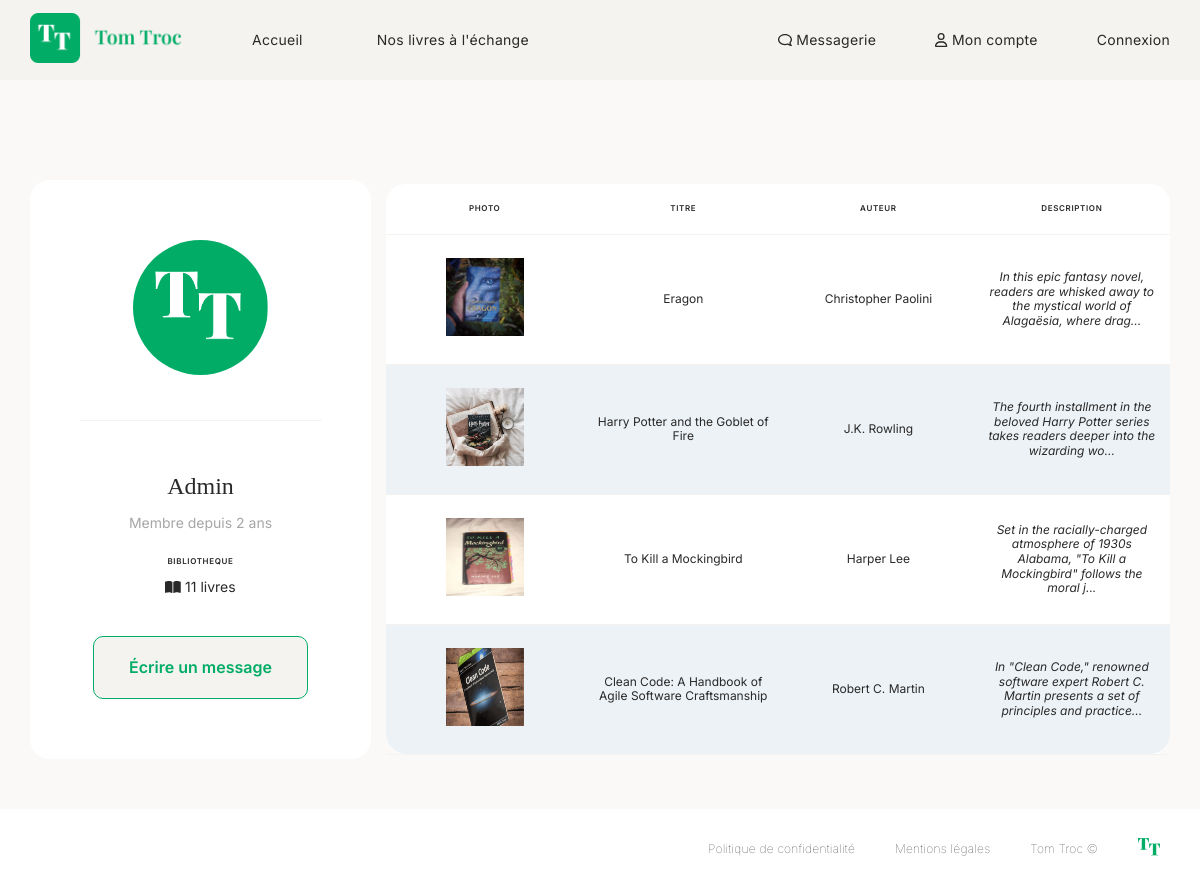
The app's page /?action=account&id=1 with its own data.
### tables this page shows
CREATE TABLE `user` (
  `id` int(64) NOT NULL,
  `username` varchar(64) NOT NULL,
  `password` varchar(256) NOT NULL,
  `role` varchar(32) NOT NULL,
  `picture` varchar(128) DEFAULT NULL,
  `email` varchar(256) DEFAULT NULL,
  `signUpDate` datetime DEFAULT NULL
);

CREATE TABLE `book` (
  `id` int(64) NOT NULL,
  `title` varchar(64) NOT NULL,
  `author` varchar(64) NOT NULL,
  `description` varchar(1024) NOT NULL,
  `owner_id` int(64) NOT NULL,
  `availability` varchar(64) NOT NULL DEFAULT 'disponible',
  `picture` varchar(128) NOT NULL
);

### views/View.php (called while the page is built, shortened)
<?php
class View
{
    public function render(string $viewName, array $params = []): void
    {
        $viewPath = $this->buildViewPath($viewName);
        $content = $this->_renderViewFromTemplate($viewPath, $params);
        require MAIN_VIEW_PATH;
    }
    private function _renderViewFromTemplate(string $viewPath, array $params = []): string
    {
        if (file_exists($viewPath)) {
            extract($params);
            require $viewPath;
            return ob_get_clean();
        } else {
            throw new Exception("La vue '$viewPath' est introuvable.");
        }
    }
    private function buildViewPath(string $viewName): string
    {
        return TEMPLATE_VIEW_PATH . $viewName . '.php';
    }
}

### controllers/UserController.php (called while the page is built, shortened)
<?php
require_once 'models/BookManager.php';
require_once 'models/User.php';
class UserController
{
    private UserManager $userManager;
    private BookManager $bookManager;
    public function __construct(){
        $this->userManager = new UserManager();
        $this->bookManager = new BookManager();
    }
    public function showAccount(): void
    {
        $user = $this->userManager->getUserById($_GET['id']);
        $books = $this->bookManager->getAvailableBooksByOwnerId($_GET['id']);
        $view = new View("Account");
        $view->render('account', ['user' => $user, 'books' => $books]);
    }
}

### index.php (called while the page is built, shortened)
<?php
$action = Utils::request('action', 'home');
try {
    switch ($action) {
        case 'account':
            $userController = new UserController();
            $userController->showAccount();
            break;
    }
} catch (Exception $e) {
    $errorView = new View('Erreur');
    $errorView->render('errorPage', ['errorMessage' => $e->getMessage()]);
}

### models/DBManager.php (called while the page is built, shortened)
<?php
class DBManager
{
    private static $instance;
    private PDO $db;
    private function __construct()
    {
        $this->db = new PDO('mysql:host=' . DB_HOST . ';dbname=' . DB_NAME . ';charset=utf8', DB_USER, DB_PASS);
        $this->db->setAttribute(PDO::ATTR_ERRMODE, PDO::ERRMODE_EXCEPTION);
        $this->db->setAttribute(PDO::ATTR_DEFAULT_FETCH_MODE, PDO::FETCH_ASSOC);
    }
    public static function getInstance(): DBManager
    {
        if (!self::$instance) {
            self::$instance = new DBManager();
        }
        return self::$instance;
    }
    public function query(string $sql, ?array $params = null): PDOStatement
    {
        if (null == $params) {
            $query = $this->db->query($sql);
        } else {
            $query = $this->db->prepare($sql);
            $query->execute($params);
        }
        return $query;
    }
}

### models/AbstractEntityManager.php (called while the page is built, shortened)
<?php
abstract class AbstractEntityManager
{
    public function __construct()
    {
        $this->db = DBManager::getInstance();
    }
}

### models/UserManager.php (called while the page is built, shortened)
<?php
class UserManager extends AbstractEntityManager
{
    public function getUserById(int $id): ?User
    {
        $sql = <<<SQL
        SELECT *
        FROM user
        WHERE id = :id
        SQL;
        $result = $this->db->query($sql, ['id' => $id]);
        $user = $result->fetch();
        if ($user) {
            return new User($user);
        }
        return null;
    }
}

### models/AbstractEntity.php (called while the page is built, shortened)
<?php
abstract class AbstractEntity
{
    protected int $id = -1;
    protected function hydrate(array $data): void
    {
        foreach ($data as $key => $value) {
            $method = 'set' . str_replace('_', '', ucwords($key, '_'));
        }
    }
    public function setId(int $id): void
    {
        $this->id = $id;
    }
    public function getId(): int
    {
        return $this->id;
    }
}

### models/User.php (called while the page is built, shortened)
<?php
class User extends AbstractEntity
{
    private string $username;
    private string $picture;
    private datetime $signUpDate;
    public function setUsername(string $username): void
    {
        $this->username = $username;
    }
    public function getUsername(): string
    {
        return $this->username;
    }
    public function getPicture(): string
    {
        return $this->picture;
    }
    public function setPicture(string $picture): void
    {
        $this->picture = $picture;
    }
    public function getSignUpDate(): DateTime
    {
        return $this->signUpDate;
    }
    public function setSignUpDate(string | DateTime $signUpDate): void
    {
        if(is_string($signUpDate)){
            $this->signUpDate = new DateTime($signUpDate);
        } else {
            $this->signUpDate = $signUpDate;
        }
    }
    public function getHowManyBookByUser(int $userId): int
    {
        $bookManager = new BookManager();
        return $bookManager->getHowManyBooksById($userId);
    }
}

### services/Utils.php (called while the page is built, shortened)
<?php
class Utils
{
    public static function dateDiff(DateTime $date): string
    {
        $now = new DateTime();
        $interval = $now->diff($date);
        if ($interval->days < 30) {
            return $interval->days . ' jours';
        } elseif ($interval->days < 365) {
            return $interval->m . ' mois';
        } else {
            return $interval->y . ' ans';
        }
    }
}

### models/BookManager.php (called while the page is built, shortened)
<?php
class BookManager extends AbstractEntityManager
{
    public function getAvailableBooksByOwnerId(int $ownerId): array
    {
        $sql = <<<SQL
        SELECT * FROM book WHERE owner_id = :ownerId AND availability = 'disponible'
        SQL;
        $result = $this->db->query($sql, ['ownerId' => $ownerId]);
        $books = [];
        while ($book = $result->fetch()) {
            $books[] = new Book($book);
        }
        return $books;
    }
    public function getHowManyBooksById(int $ownerId): int
    {
        $sql = <<<SQL
        SELECT COUNT(*) as bookCount FROM book WHERE owner_id = :ownerId
        SQL;
        $result = $this->db->query($sql, ['ownerId' => $ownerId]);
        $count = $result->fetch();
        return (int)$count['bookCount'];
    }
}

### models/Book.php (called while the page is built, shortened)
<?php
class Book extends AbstractEntity
{
    private string $title;
    private string $author;
    private string $description;
    private string $availability;
    private string $picture;
    public function getTitle(): string
    {
        return $this->title;
    }
    public function setTitle(string $title): void
    {
        $this->title = $title;
    }
    public function getAuthor(): string
    {
        return $this->author;
    }
    public function setAuthor(string $author): void
    {
        $this->author = $author;
    }
    public function getDescription(): string
    {
        return $this->description;
    }
    public function setDescription(string $description): void
    {
        $this->description = $description;
    }
    public function getAvailability(): string
    {
        return $this->availability;
    }
    public function setAvailability(string $availability): void
    {
        $this->availability = $availability;
    }
    public function getPicture(): string
    {
        return $this->picture;
    }
    public function setPicture(string $picture): void
    {
        $this->picture = $picture;
    }
}

### views/templates/account.php (the view, shortened to what this page needs)
<?php if(isset($user) && isset($books)) { ?>
<div class="accountPage">
    <div class="bgOverflow">
        <div class="accountPageContent">
            <div class="accountCard">
                <div class="myAccountCard userCard">
                    <img src=" <?= $user->getPicture() ?>" alt="Photo de profil de <?= $user->getUsername()?>">
                    <div class="separationLine"></div>
                    <h2> <?= $user->getUsername()?> </h2>
                    <h3> Membre depuis <?= Utils::dateDiff($user->getSignUpDate()) ?> </h3>
                    <h4> BIBLIOTHEQUE </h4>
                    <h3 class="darkText">  <i class="fa-solid fa-book-open"></i> <?= $user->getHowManyBookByUser($user->getId()) ?> livres </h3>
                    <a href="?action=showInbox&receiver_id=<?=$user->getId()?>" class="mainButton clearButton"> Écrire un message </a>
                </div>
            </div>
            <table class="myAccountBooks">
                <tr>
                    <th> PHOTO </th>
                    <th> TITRE</th>
                    <th> AUTEUR</th>
                    <th>DESCRIPTION </th>
                </tr>
                <?php
                $availableBooks = array_filter($books, function($book) {
                    return $book->getAvailability() === "disponible";
                });
                $availableBooks = array_slice($availableBooks, 0, 4);
                foreach($availableBooks as $book): ?>
                    <tr>
                        <td class="td-20p"> <a href="?action=detailBook&id=<?=$book->getId()?>"><img src="<?php echo $book->getPicture(); ?>" alt="Photo de couverture de <?= $book->getTitle()?>"></a></td>
                        <td class="td-20p"> <?php echo $book->getTitle(); ?> </td>
                        <td class="td-20p"> <?php echo $book->getAuthor(); ?> </td>
                        <td class="italic td-20p"> <?php echo substr($book->getDescription(), 0, 100)."..."; ?> </td>
                    </tr>
                <?php endforeach; ?>
            </table>
        </div>
    </div>
</div>
<?php } ?>

### views/templates/main.php (shortened to what this page needs)
<!DOCTYPE html>
<html lang="fr">
<head>
    <link rel="stylesheet" href="./css/style.css">
    <link rel="stylesheet" href="https://cdnjs.cloudflare.com/ajax/libs/font-awesome/6.2.1/css/all.min.css">
</head>
<body>
<header>
    <div class="headerOverflow">
        <nav>
            <div class="leftNav">
                <div>
                    <a href="index.php"> <img class="logo" src="ressources/assets/logo.png" alt="Logo du site TomTroc"> </a>
                </div>
                <div>
                    <a href="index.php"> Accueil</a>
                    <a href="?action=ourBooks"> Nos livres à l'échange</a>
                </div>
            </div>
            <div class="rightNav">
                <?php if(isset($_SESSION['userId'])){?>
                <a href="index.php?action=showInbox">
                    <?php } else {?>
                    <a href="index.php?action=signIn">
                    <?php }?>
                    <i class="fa-regular fa-comment fa-flip-horizontal"></i>
                    Messagerie
                </a>
                <a href="index.php?action=myAccount"> <i class="fa-regular fa-user"></i> Mon compte</a>
                <?php if (isset($_SESSION['userId'])): ?>
                    <a href="index.php?action=signOut"> Déconnexion</a>
                <?php else: ?>
                    <a href="index.php?action=signIn"> Connexion</a>
                <?php endif; ?>
            </div>
        </nav>
    </div>
</header>
<main>
    <?php if (isset($content)) {
        echo $content;
    }  ?>
</main>
<footer>
    <nav>
        <div class="rightNav">
            <a href="index.php"> Politique de confidentialité</a>
            <a href="index.php"> Mentions légales</a>
            <a href="index.php"> Tom Troc © </a>
            <a href="index.php"> <img class="logoTT" src="ressources/assets/logoTT.png" alt="Logo du site TomTroc"> </a>
        </div>
    </nav>
</footer>
</body>
</html>

### records on screen
user: picture (placeholder picture), username "Admin", signUpDate "2 ans"
book: picture (picture), title "Eragon", author "Christopher Paolini", description "In this epic fantasy novel, readers are whisked away to the mystical world of Alagaësia, where drag"
book: picture (picture), title "Harry Potter and the Goblet of Fire", author "J.K. Rowling", description "The fourth installment in the beloved Harry Potter series takes readers deeper into the wizarding wo"
book: picture (picture), title "To Kill a Mockingbird", author "Harper Lee", description "Set in the racially-charged atmosphere of 1930s Alabama, \"To Kill a Mockingbird\" follows the moral j"
book: picture (picture), title "Clean Code: A Handbook of Agile Software Craftsmanship", author "Robert C. Martin", description "In \"Clean Code,\" renowned software expert Robert C. Martin presents a set of principles and practice"

### other values on screen
$user->getHowManyBookByUser($user->getId()) "11"
